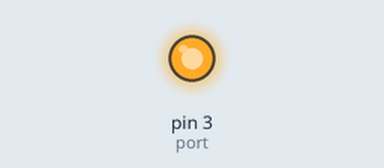
Simulated run of this sketch. Board: Arduino Uno, built with avr-gcc and run on an emulated ATmega328P. Shown: output pins drawn as LEDs (lit = HIGH).

Above: at 0.1 s.
Timing chart, 0 to 1.6 s (numbered marks = the images above):
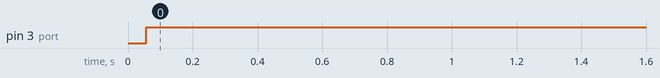

The sketch:

CLIENTEC.ino
```cpp
int port = 3;
char carc = 't';

int tempo = 2186;

void setup() {
  pinMode(port, OUTPUT);
  Serial.begin(9600);

}

void zeraclock (){
  for (int i =0; i<tempo; i++){
    asm("NOP");
  }
}


bool eop (int a){
  return !(a%2);
}

void loop() {
  int contador = 0;
  int soma =0;
  zeraclock();
  digitalWrite(port, 0);
  zeraclock();
  for ( int i =0 ; i<8;i++){
    digitalWrite(port, carc >> i & 0x01);
    soma += carc>>i & 0x01;
    zeraclock();
  }

  digitalWrite(port, eop(soma));
  zeraclock();
  digitalWrite(port, 1);
  delay(1000);


}
```

Measured:
- by itself, pin 3 (port): LOW → HIGH at 0.06 s
